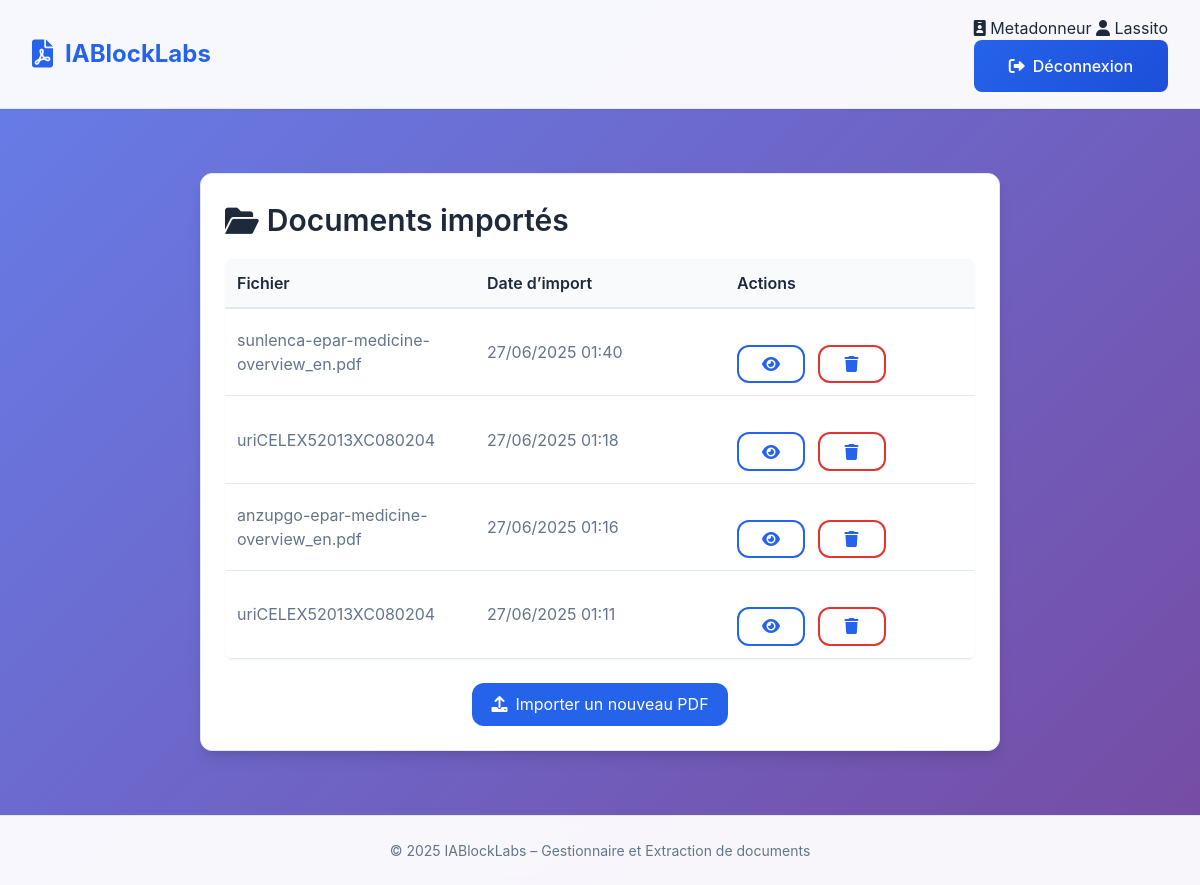
Page /documents/ (signed in) on the earlier database version.
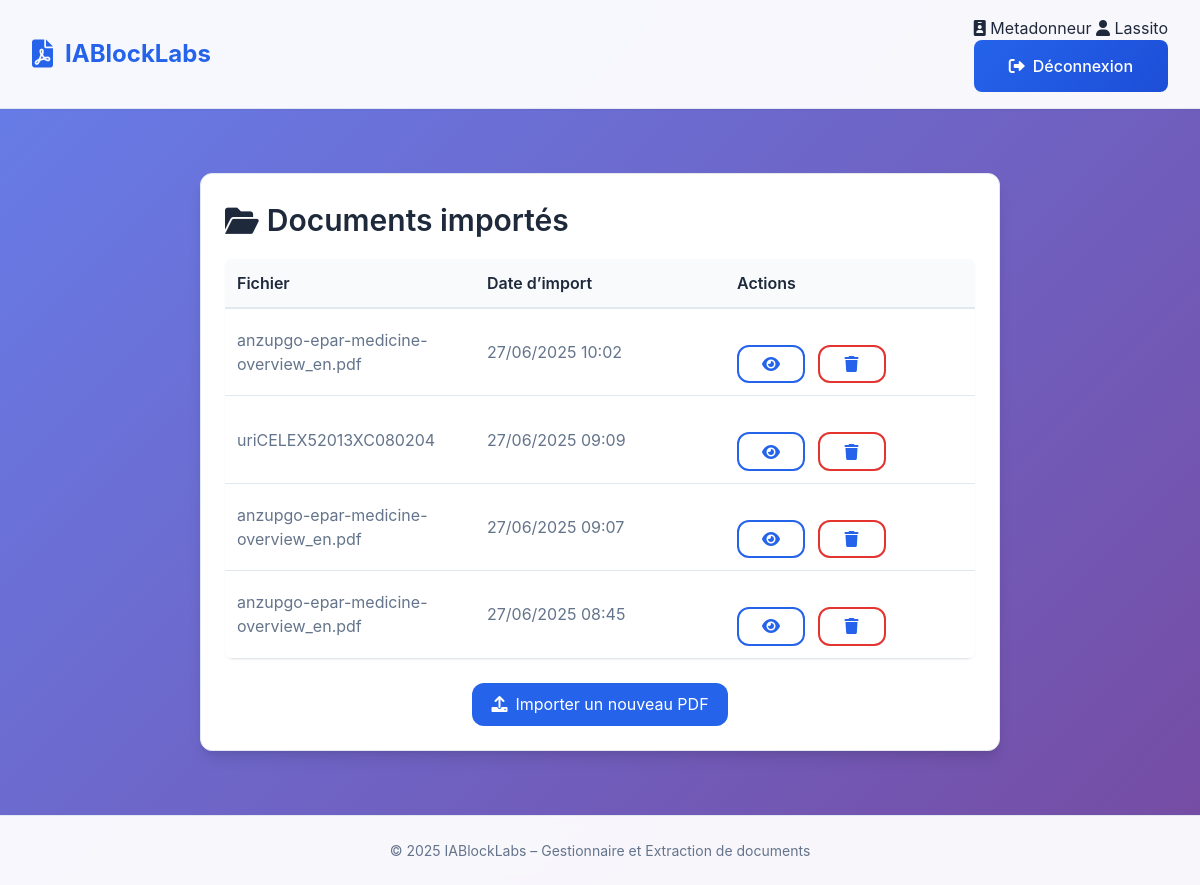
Same page on the later database version.
### rawdocs/models.py (models this page shows, shortened)
class RawDocument(models.Model):
    url        = models.URLField(help_text="URL d'origine du PDF")
    file       = models.FileField(upload_to=pdf_upload_to, help_text="Fichier PDF téléchargé")
    created_at = models.DateTimeField(auto_now_add=True)
    owner = models.ForeignKey(
        settings.AUTH_USER_MODEL,
        on_delete=models.CASCADE,
        related_name='raw_documents',
        null=True,
        blank=True,
        help_text="Utilisateur qui a téléchargé ce document"
    )
    title = models.TextField(blank=True, help_text="Titre du document")
    doc_type = models.CharField(max_length=100, blank=True, help_text="Type du document (guide, rapport, etc.)")
    language = models.CharField(max_length=10, blank=True, help_text="Langue détectée (fr, en...)")
    version = models.CharField(max_length=50, blank=True, help_text="Version extraite")
    source = models.CharField(max_length=255, blank=True, help_text="Nom de l'organisation (ex: EMA, FDA...)")
    publication_date = models.CharField(max_length=100, blank=True, help_text="Date de publication")
    context = models.TextField(blank=True, help_text="Contexte extrait (2 phrases max)")
    country = models.CharField(max_length=100, blank=True, help_text="Pays détecté (GPE ou domaine TLD)")

### rawdocs/views.py (the view)
@login_required(login_url='rawdocs:login')
@user_passes_test(is_metadonneur, login_url='rawdocs:login')
def document_list(request):
    documents = RawDocument.objects.filter(owner=request.user).order_by('-created_at')
    for doc in documents:
        doc.basename = os.path.basename(doc.file.name)
    return render(request, 'rawdocs/document_list.html', {
        'documents': documents
    })

### rawdocs/templatetags/rawdocs_extras.py (called while the page is built)
@register.filter
def basename(value):
    return os.path.basename(value)

### rawdocs/views.py (called while the page is built)
def is_metadonneur(user):
    return user.groups.filter(name="Metadonneur").exists()

### templates/rawdocs/document_list.html (shortened to what this page needs)
{% extends "base.html" %}
{% load rawdocs_extras %}
{% block content %}
<section class="card metadata-card">
  <h2><i class="fas fa-folder-open"></i> Documents importés</h2>
  {% if documents %}
    <table class="metadata-table">
      <thead>
        <tr>
          <th>Fichier</th>
          <th>Date d’import</th>
          <th>Actions</th>
        </tr>
      </thead>
      <tbody>
        {% for doc in documents %}
        <tr>
          <td>{{ doc.file.name|basename }}</td>
          <td>{{ doc.created_at|date:"d/m/Y H:i" }}</td>
          <td class="actions-cell">
          <a href="{% url 'rawdocs:edit_metadata' doc.id %}" class="btn-outline" title="Voir / éditer les métadonnées">
          <i class="fas fa-eye"></i>
          </a>
            <form method="post"
                  action="{% url 'rawdocs:document_delete' doc.id %}">
              <button type="submit" class="btn-outline btn-delete">
                <i class="fas fa-trash"></i>
              </button>
            </form>
          </td>
        </tr>
        {% endfor %}
      </tbody>
    </table>
  {% else %}
    <p>Aucun document importé pour le moment.</p>
  {% endif %}
  <div class="upload-cell" style="margin-top:1.5rem;">
    <a href="{% url 'rawdocs:upload' %}" class="upload-cell__enter-btn">
      <i class="fas fa-upload"></i> Importer un nouveau PDF
    </a>
  </div>
</section>
{% endblock %}

Differences in the rows shown:
removed RawDocument: file.name|basename "sunlenca-epar-medicine-overview_en.pdf", created_at "27/06/2025 01:40"
removed RawDocument: file.name|basename "uriCELEX52013XC080204", created_at "27/06/2025 01:18"
removed RawDocument: file.name|basename "anzupgo-epar-medicine-overview_en.pdf", created_at "27/06/2025 01:16"
removed RawDocument: file.name|basename "uriCELEX52013XC080204", created_at "27/06/2025 01:11"
added RawDocument: file.name|basename "anzupgo-epar-medicine-overview_en.pdf", created_at "27/06/2025 10:02"
added RawDocument: file.name|basename "uriCELEX52013XC080204", created_at "27/06/2025 09:09"
added RawDocument: file.name|basename "anzupgo-epar-medicine-overview_en.pdf", created_at "27/06/2025 09:07"
added RawDocument: file.name|basename "anzupgo-epar-medicine-overview_en.pdf", created_at "27/06/2025 08:45"
